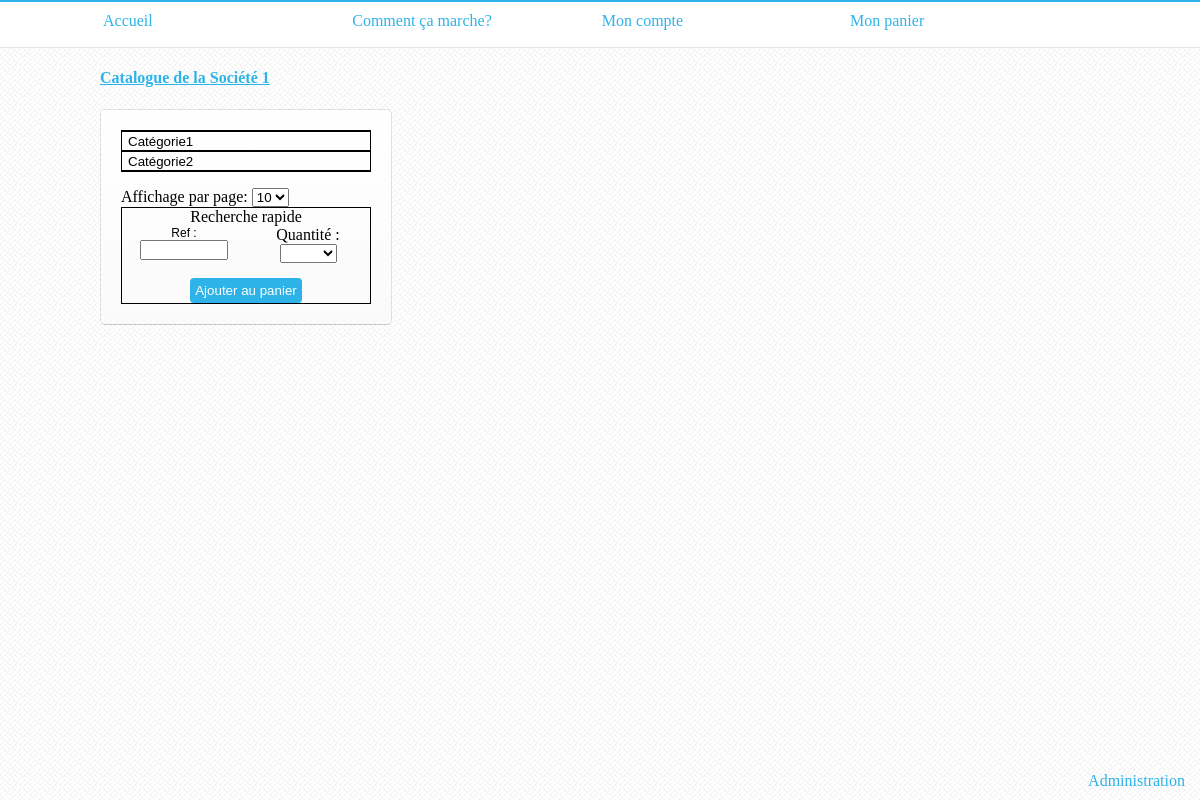
Page /societe-1.html (signed in) on the committed database.
### tables this page shows
CREATE TABLE IF NOT EXISTS `societe` (
  `idSociete` int(11) NOT NULL AUTO_INCREMENT,
  `nomSociete` varchar(250) NOT NULL,
  PRIMARY KEY (`idSociete`)
);

CREATE TABLE IF NOT EXISTS `categorie` (
  `idCategorie` int(11) NOT NULL AUTO_INCREMENT,
  `idSociete` int(11) NOT NULL,
  `idParent` int(11) NOT NULL,
  `libelleCategorie` varchar(250) NOT NULL,
  `codeCat` varchar(15) NOT NULL,
  PRIMARY KEY (`idCategorie`)
);

### modeles/societe.php (the view, shortened to what this page needs)
<?php
function getAllRef($auth, $idSociete) {
    $get = $auth->query('SELECT codeProduit FROM produit WHERE idSociete = ' . $idSociete . '');
    $liste = array();
    $i = 0;
    while ($donnees = $get->fetch()) {
        $d[$i]['codeProduit'] = $donnees['codeProduit'];
        $i++;
    }
    $nb = 0;
    if(isset($d)){
    foreach ($d as $ref) {
        $liste[$nb] = $ref['codeProduit'];
        $nb++;
    }
    $scriptReturn = '<script>$(function() {
                        var availableTags = ' . json_encode($liste) . ';
                        $("#refSearch").autocomplete({
                            source: availableTags,
                            select: function(event, ui){
                                $("#refSearch").attr("value",ui.item.value);
                                $.ajax({url: "' . ROOTPATH . '/societe.html",
                                    type: "POST",
                                    dataType: "json",
                                    data: "codeProduit="+ui.item.value+"&idPostFormFastSearch=1"
                                }).done(function(data) {
                                    var o = 1;
                                    newContentV = "";
                                    do {
                                        j = o * data.minQte;
                                        newContentV += "<option value="+j+">"+j+"</option>";
                                        o++;
                                    } while (j < data.quantiteProduit);
                                    $("#valueSearchQte").html(newContentV);
                                });
                            }
                        });
                    });
                     </script>';
    }
    if (!empty($scriptReturn)) {
        return $scriptReturn;
    }
}
function getNomSociete($auth, $id) {
    $reqInfo = $auth->query('SELECT nomSociete FROM societe WHERE idSociete = ' . $id . '');
    $reqNom = $reqInfo->fetch();
    return $reqNom;
}
function getSociete($auth, $id) {
    $req = $auth->query('SELECT * FROM categorie WHERE idSociete = ' . $id . '');
    $i = 0;
    while ($donnees = $req->fetch()) {
        $d[$i]['idCategorie'] = $donnees['idCategorie'];
        $d[$i]['idSociete'] = $donnees['idSociete'];
        $d[$i]['idParent'] = $donnees['idParent'];
        $d[$i]['libelleCategorie'] = $donnees['libelleCategorie'];
        $d[$i]['codeCat'] = $donnees['codeCat'];
        $i++;
    }
    if (!empty($d)) {
        return $d;
    }
}
function afficher_menu($parent, $niveau, $array) {
    $html = "";
    $niveau_precedent = 0;
    if (!$niveau && !$niveau_precedent)
        $html .= "\n<ul class='accordion'>\n";
    if(isset($array)){
        foreach ($array AS $noeud) {
            if ($parent == $noeud['idParent']) {
                if ($niveau_precedent < $niveau) {
                    if ($niveau == 1) {
                        $html .= "\n</form><ul class='sub-menu'>\n";
                    } else {
                        $html .= "\n</form><ul class='sub-menu" . $niveau . "' style='display:none;'>\n";
                    }
                }
                if ($niveau == 0) {
                    $html .= '<li><form class="menuCategorie" id="cat' . $niveau . '" style="border-bottom: 1px solid black; border-top: 1px solid black;" method="post" ><input type="hidden" name="submitSearch" value="' . $noeud['idCategorie'] . '"><input class="formvalid" type="submit" name="idCategorie" value="' . $noeud['libelleCategorie'] . '" />';
                } else {
                    $html .= '<li><form class="menuCategorie" method="post" ><input type="hidden" name="submitSearch" value="' . $noeud['idCategorie'] . '"><input class="formvalid" type="submit" name="idCategorie" value="' . $noeud['libelleCategorie'] . '" />';
                }
                $niveau_precedent = $niveau;
                $html .= afficher_menu($noeud['idCategorie'], ($niveau + 1), $array);
                $html .= "<span style=\"display: none;\" id=\"currentCategory\"></span>";
            }
        }
    }
    else{
        $html .= "<div style='text-align: center;'>Aucune catégorie pour le moment.</div>";
    }
    if (($niveau_precedent == $niveau) && ($niveau_precedent != 0))
        $html .= "</ul>\n</li>\n";
    else if ($niveau_precedent == $niveau)
        $html .= "</ul>\n";
    else
        $html .= "</form></li>\n";
    return $html;
}
?>

### vues/societe.php (shortened to what this page needs)
<h4 class="underline" style="color: #2db3e8;">Catalogue de la <?php echo $nomSociete['nomSociete']; ?></h4>
<div class="left menuAccordion">
    <?php
    $menu = afficher_menu(0, 0, $donnees);
    if (isset($menu)) {
        echo $menu;
    }
    ?>
    <div>
        <form class="nbPerPage" method="get" action="">
            <label>Affichage par page:</label>
            <select>
                <option value="10">10</option>
            </select>
        </form>
    </div>
    <div style="width: 248px; border: 1px solid black; text-align: center;">
        Recherche rapide<br/>
        <form method="post" action="societe.html" id="rapidSearchForm">
            <div class="left" style="width: 124px;">
                <div class="ui-widget">
                    <label for="refSearch">Ref :</label><br/>
                    <input type="text" style="width: 80px;" id="refSearch" name="refSearch"/>
                </div>
            </div>
            <div class="left" style="width: 124px;">
                <label for="spinnerSearchQte">Quantité :</label><br/>
                <select name="qteSearch" id="valueSearchQte" style="font-size: 13px; width: 57px;" placeholder="min">
                </select>
            </div>
            <input type="submit" class="classButton" value="Ajouter au panier" />
        </form>
    </div>
</div>
</div>

### design.css (style rules this page uses)
html { background-image: url('img/cream_pixels.png'); }
body { margin: 0px; }
.underline { text-decoration: underline; }
.left { float: left; }
.menuAccordion { background: linear-gradient(to bottom, #FFFFFF, #FAFAFA); padding: 20px; border-radius: 5px; background-clip: padding-box; box-shadow: inset 0px 1px 0 rgba(255,255,255,1); border: 1px solid; border-color: rgba(0,0,0,0.1); border-bottom-color: rgba(0,0,0,0.2); }
.accordion { list-style: none; width: 248px; float: left; padding-left: 0px; border: 1px solid black; margin-top: 0px; }
.formvalid { color: black; background-image: none; background-color: transparent; cursor: pointer; border:none; width: auto; }
.classButton { cursor: pointer; color: #fff; border-radius: 4px; padding: 5px; background-color: #2db3e8; text-decoration: none; border: none; margin-top: 15px; }
.ui-widget { font-size: 12px !important; }

### rows in the picture
societe: nomSociete "Société 1"
categorie: idCategorie "Catégorie1"
categorie: idCategorie "Catégorie2"
